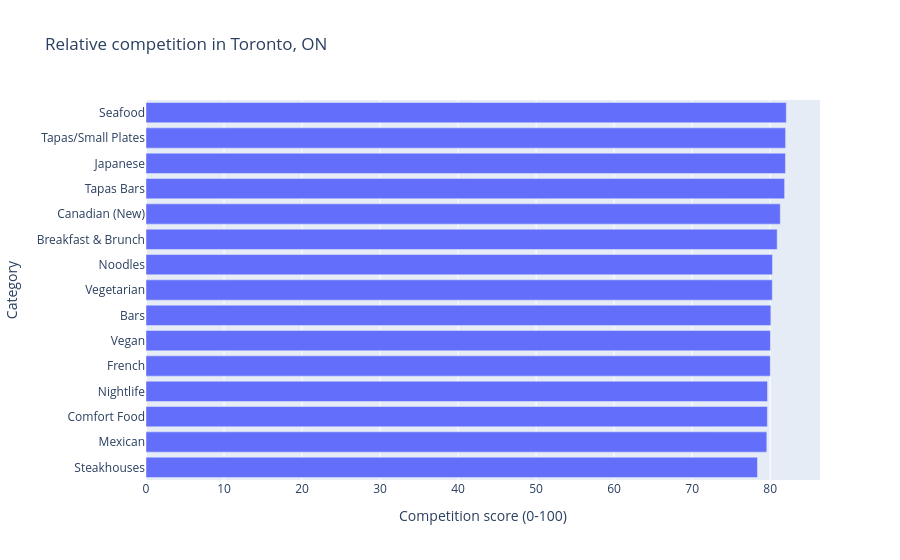
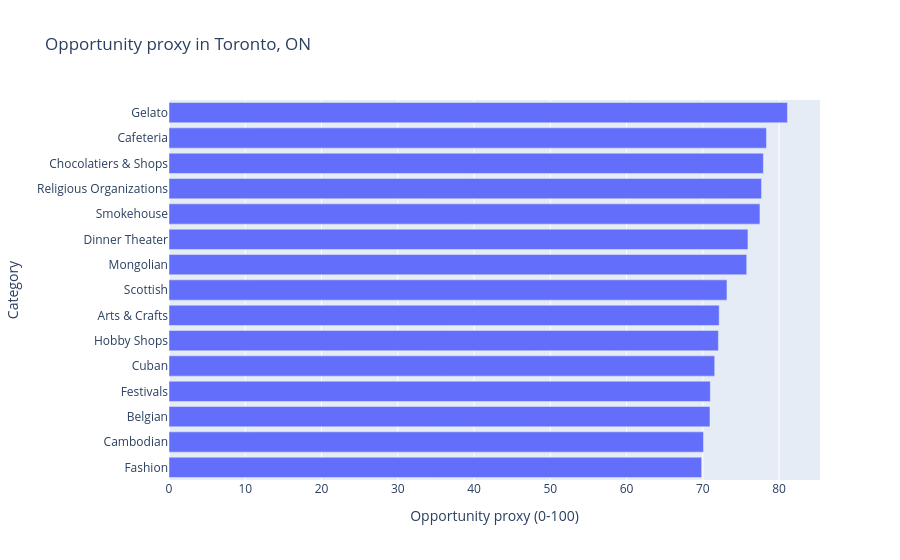

The code cell stored with these charts, in order, in its notebook:
### Code cell
competition_fig = px.bar(
    market_categories.nlargest(15, "competition_score").sort_values("competition_score"),
    x="competition_score", y="category", orientation="h",
    title=f"Relative competition in {market}",
    labels={"competition_score": "Competition score (0-100)", "category": "Category"},
)
opportunity_fig = px.bar(
    market_categories.nlargest(15, "opportunity_index").sort_values("opportunity_index"),
    x="opportunity_index", y="category", orientation="h",
    title=f"Opportunity proxy in {market}",
    labels={"opportunity_index": "Opportunity proxy (0-100)", "category": "Category"},
)
competition_fig.show()
opportunity_fig.show()

### Figure 1 — Plotly figure (JSON) as saved in the notebook; plotly's stock layout.template omitted (floating-point values rounded to 4 significant figures)
{"data": [{"hovertemplate": "Competition score (0-100)=%{x}<br>Category=%{y}<extra></extra>", "legendgroup": "", "marker": {"color": "#636efa", "pattern": {"shape": ""}}, "name": "", "orientation": "h", "showlegend": false, "textposition": "auto", "type": "bar", "x": [78.37, 79.57, 79.64, 79.66, 80.02, 80.04, 80.09, 80.27, 80.3, 80.9, 81.29, 81.85, 81.96, 81.98, 82.07], "xaxis": "x", "y": ["Steakhouses", "Mexican", "Comfort Food", "Nightlife", "French", "Vegan", "Bars", "Vegetarian", "Noodles", "Breakfast & Brunch", "Canadian (New)", "Tapas Bars", "Japanese", "Tapas/Small Plates", "Seafood"], "yaxis": "y"}], "layout": {"barmode": "relative", "legend": {"tracegroupgap": 0}, "title": {"text": "Relative competition in Toronto, ON"}, "xaxis": {"anchor": "y", "domain": [0.0, 1.0], "title": {"text": "Competition score (0-100)"}}, "yaxis": {"anchor": "x", "domain": [0.0, 1.0], "title": {"text": "Category"}}}}

### Figure 2 — Plotly figure (JSON) as saved in the notebook; plotly's stock layout.template omitted (floating-point values rounded to 4 significant figures)
{"data": [{"hovertemplate": "Opportunity proxy (0-100)=%{x}<br>Category=%{y}<extra></extra>", "legendgroup": "", "marker": {"color": "#636efa", "pattern": {"shape": ""}}, "name": "", "orientation": "h", "showlegend": false, "textposition": "auto", "type": "bar", "x": [69.85, 70.09, 70.94, 70.98, 71.56, 72.04, 72.15, 73.17, 75.76, 75.92, 77.49, 77.7, 77.94, 78.35, 81.1], "xaxis": "x", "y": ["Fashion", "Cambodian", "Belgian", "Festivals", "Cuban", "Hobby Shops", "Arts & Crafts", "Scottish", "Mongolian", "Dinner Theater", "Smokehouse", "Religious Organizations", "Chocolatiers & Shops", "Cafeteria", "Gelato"], "yaxis": "y"}], "layout": {"barmode": "relative", "legend": {"tracegroupgap": 0}, "title": {"text": "Opportunity proxy in Toronto, ON"}, "xaxis": {"anchor": "y", "domain": [0.0, 1.0], "title": {"text": "Opportunity proxy (0-100)"}}, "yaxis": {"anchor": "x", "domain": [0.0, 1.0], "title": {"text": "Category"}}}}
